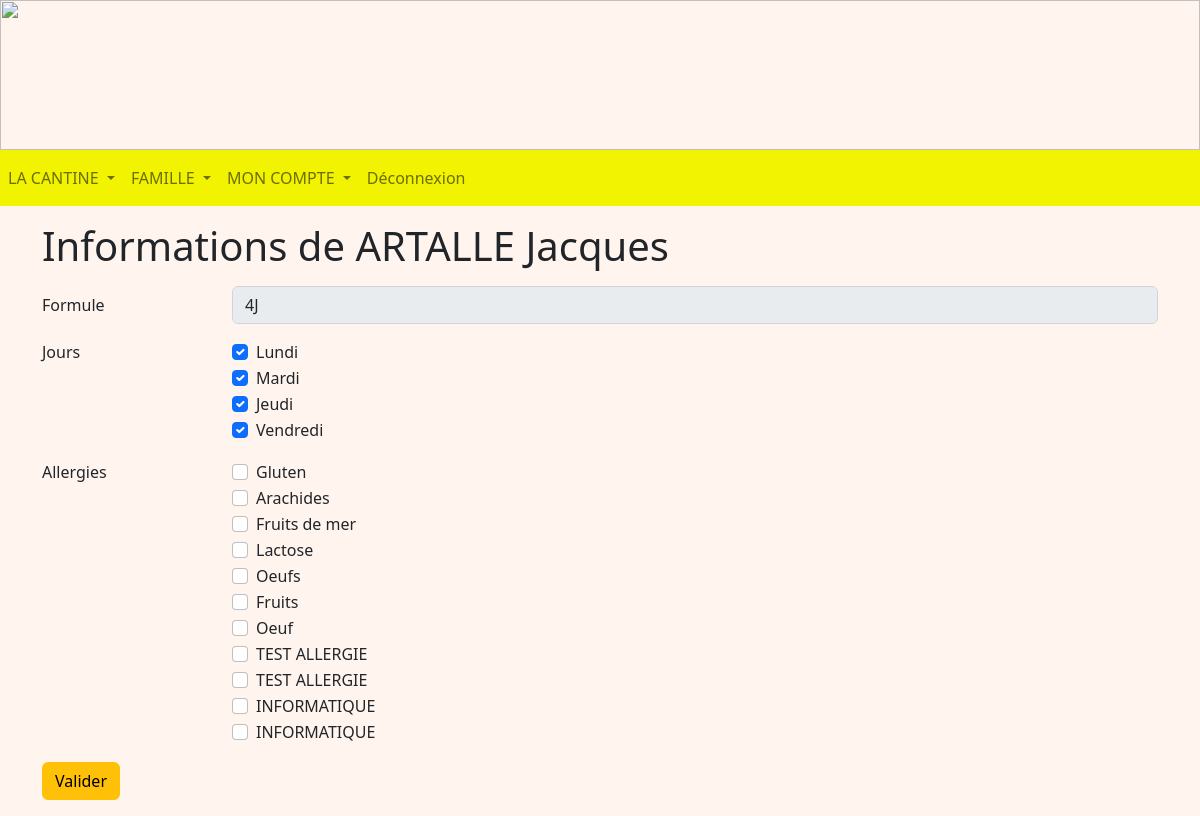
Page /enfant/3 (signed in) on the earlier database version.
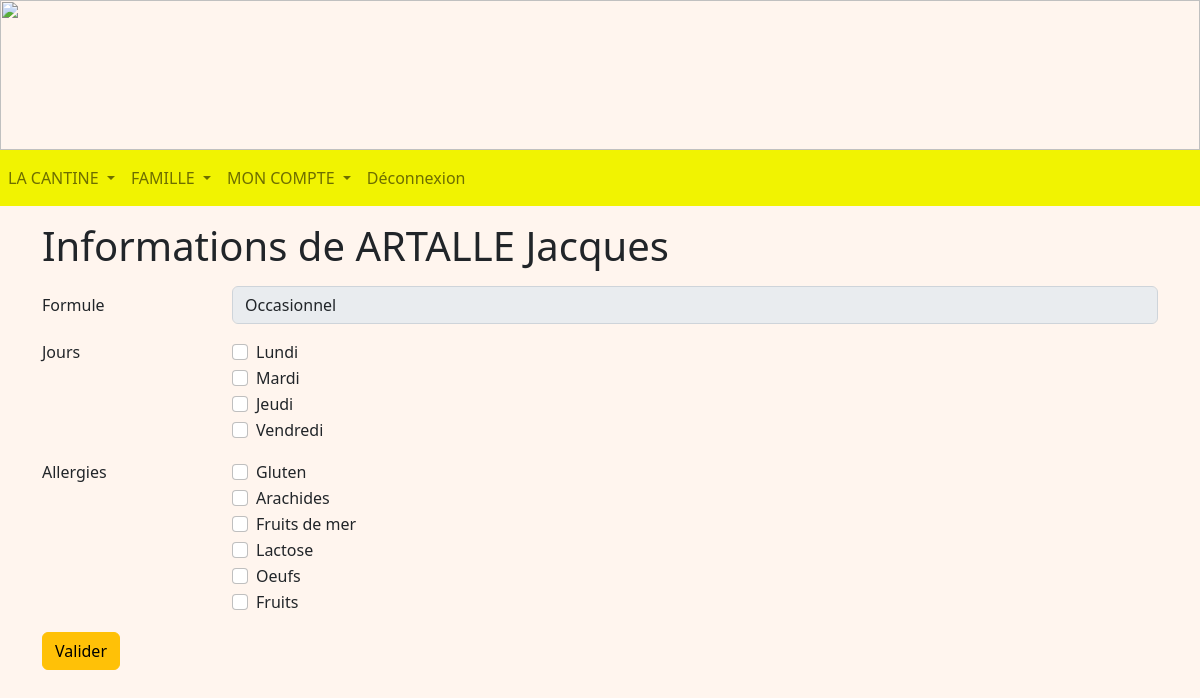
Same page on the later database version.
### tables this page shows
CREATE TABLE Jour (
  code_jour integer PRIMARY KEY,
  jour TEXT NOT NULL
);

CREATE TABLE Allergie (
  code_allergie integer PRIMARY KEY AUTOINCREMENT,
  nom_allergie TEXT NOT NULL
);

### representant.py (the view, shortened to what this page needs)
@app.route('/enfant/<int:code_enfant>', methods = ["POST", "GET"])
@login_required
def enfant(code_enfant):
    db = get_db()
    cur = db.cursor()
    user = cur.execute("SELECT type_compte FROM Compte WHERE identifiant = ?", (flask_login.current_user.name, )).fetchone()
    if user[0] == 'Representant':
        representant = cur.execute("SELECT code_representant FROM Representant WHERE identifiant = ?", (flask_login.current_user.name, )).fetchone()
        enfant = cur.execute("SELECT nom_enfant, prenom_enfant, code_formule FROM Enfant WHERE code_representant = ? and code_enfant = ?", (representant[0], code_enfant, )).fetchone()
        enfants = cur.execute("SELECT code_enfant, prenom_enfant FROM Enfant WHERE code_representant = ? ORDER BY prenom_enfant", (representant[0], )).fetchall()
        formules = cur.execute("SELECT * FROM Formule").fetchall()
        joursManges = cur.execute("SELECT J.code_jour FROM Mange AS M INNER JOIN Jour AS J ON M.code_jour = J.code_jour WHERE M.code_enfant = ?", (code_enfant, )).fetchall()
        jours = cur.execute("SELECT * FROM Jour").fetchall()
        allergies = cur.execute("SELECT * FROM Allergie").fetchall()
        allergiques = cur.execute("SELECT code_allergie FROM EstAllergiqueA WHERE code_enfant = ?", (code_enfant, )).fetchall()
        now = choixDate()
        return render_template('R_enfant.html', enfants = enfants, enfant = enfant, formules = formules, jours = jours, joursManges = joursManges, allergies = allergies, allergiques = allergiques)
    if user[0] == 'Admin':
        return redirect(url_for('accueilAdmin'))
    return redirect(url_for('accueilEnseignant'))

### main.py (called while the page is built)
@login_manager.user_loader
def load_user(user_id):
    db = get_db()
    cur = db.cursor()
    user = cur.execute('SELECT identifiant, mot_de_passe FROM Compte WHERE identifiant=?', (user_id, )).fetchone()
    return User(user[0], user[1])

def get_db():
    if 'db' not in g:
        g.db = sqlite3.connect(DATABASE)
    return g.db

@app.teardown_appcontext
def close_connection(exception):
    db = g.pop('db', None)
    if db is not None:
        db.close()

def choixDate():
    return datetime.datetime.today()

### templates/R_enfant.html (shortened to what this page needs)
<!DOCTYPE html>
<html>
<head>
    {% extends "R_layout.html" %}
    {% block content %}
    <div class="container mt-3 mb-3">
        <h1>Informations de {{ enfant[0] }} {{ enfant[1] }}</h1>
        <form method="POST">
            <div class="row mt-3 mb-3">
                <label for="formule" class="col-sm-2 col-form-label">Formule</label>
                <div class="col-sm-10">
                    <select name="formule" class="form-control" id="formule" disabled>
                        {% for formule in formules %}
                        {% if enfant[2] == formule[0] %}
                        <option value="{{ formule[0] }}" selected>{{ formule[1] }}</option>
                        {% else %}
                        <option value="{{ formule[0] }}">{{ formule[1] }}</option>
                        {% endif %}
                        {% endfor %}
                    </select>
                </div>
            </div>
            <div class="form-group row mt-3 mb-3">
                <div class="col-sm-2">
                    <p>Jours</p>
                </div>
                <div class="col-sm-10">
                    {% for jour in jours %}
                    <div class="form-check">
                        {% set br = namespace (break = 1) %}
                        {% for jourMange in joursManges %}
                        {% if jour[0] == jourMange[0] %}
                        <input class="form-check-input" type="checkbox" value="{{ jour[0] }}" name="{{ jour[1] }}"
                            id="{{ jour[1] }}" checked>
                        {% set br.break = 0 %}
                        {% endif %}
                        {% endfor %}
                        {% if br.break == 1 %}
                        <input class="form-check-input" type="checkbox" value="{{ jour[0] }}" name="{{ jour[1] }}"
                            id="{{ jour[1] }}">
                        {% endif %}
                        <label class="form-check-label" for="{{ jour[1] }}">
                            {{ jour[1] }}
                        </label>
                    </div>
                    {% endfor %}
                </div>
            </div>
            <div class="form-group row mt-3 mb-3">
                <div class="col-sm-2">
                    <p>Allergies</p>
                </div>
                <div class="col-sm-10">
                    {% for allergie in allergies %}
                    <div class="form-check">
                        {% set br = namespace (break = 1) %}
                        {% if br.break == 1 %}
                        <input class="form-check-input" type="checkbox" value="{{ allergie[0] }}"
                            name="{{ allergie[1] }}" id="{{ allergie[1] }}">
                        {% endif %}
                        <label class="form-check-label" for="{{ allergie[1] }}">
                            {{ allergie[1] }}
                        </label>
                    </div>
                    {% endfor %}
                </div>
            </div>
            <button type="submit" class="btn btn-warning mb-3">Valider</button>
        </form>
    </div>
    {% endblock %}

Differences in the rows shown:
removed Allergie: nom_allergie "Oeuf"
removed Allergie: nom_allergie "TEST ALLERGIE"
removed Allergie: nom_allergie "TEST ALLERGIE"
removed Allergie: nom_allergie "INFORMATIQUE"
removed Allergie: nom_allergie "INFORMATIQUE"
shown differently, row unchanged: Jour "Lundi": jour (not shown) → "☐"
shown differently, row unchanged: Jour "Mardi": jour (not shown) → "☐"
shown differently, row unchanged: Jour "Jeudi": jour (not shown) → "☐"
shown differently, row unchanged: Jour "Vendredi": jour (not shown) → "☐"
Other differences:
form field formule: "4J" → "Occasionnel"
